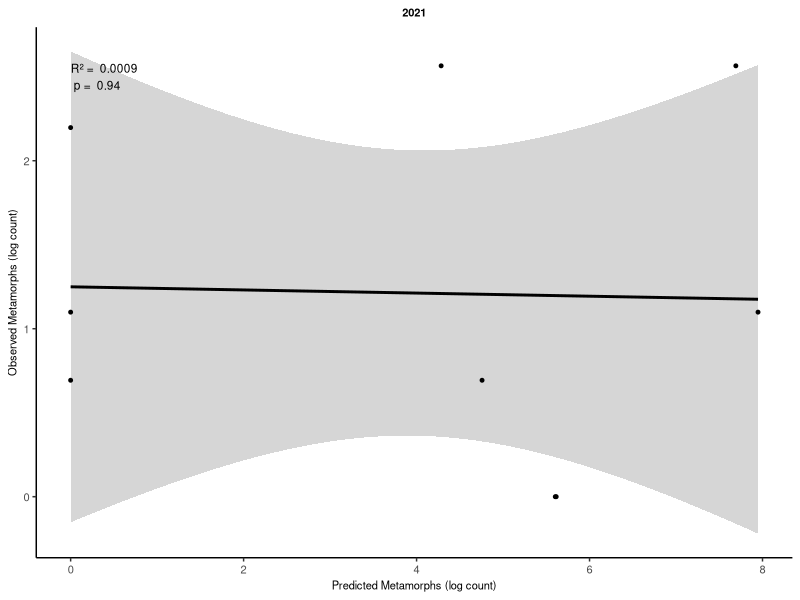
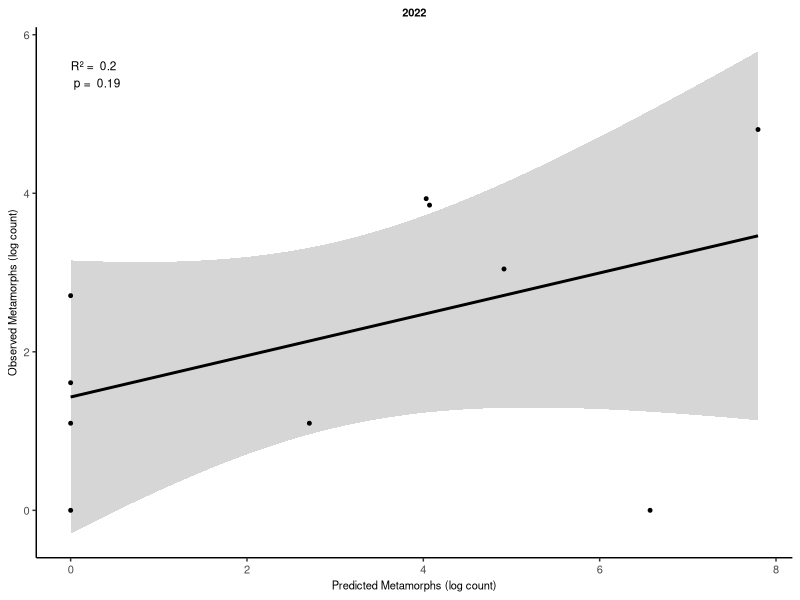
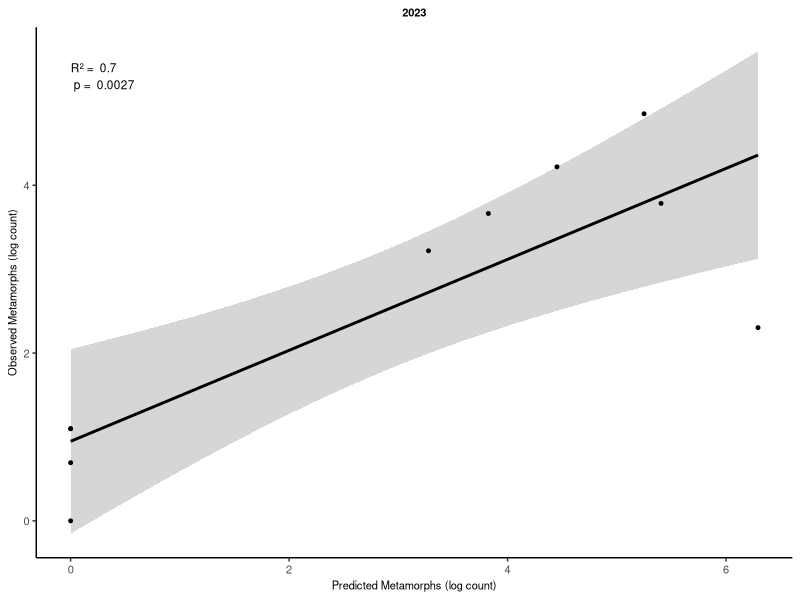
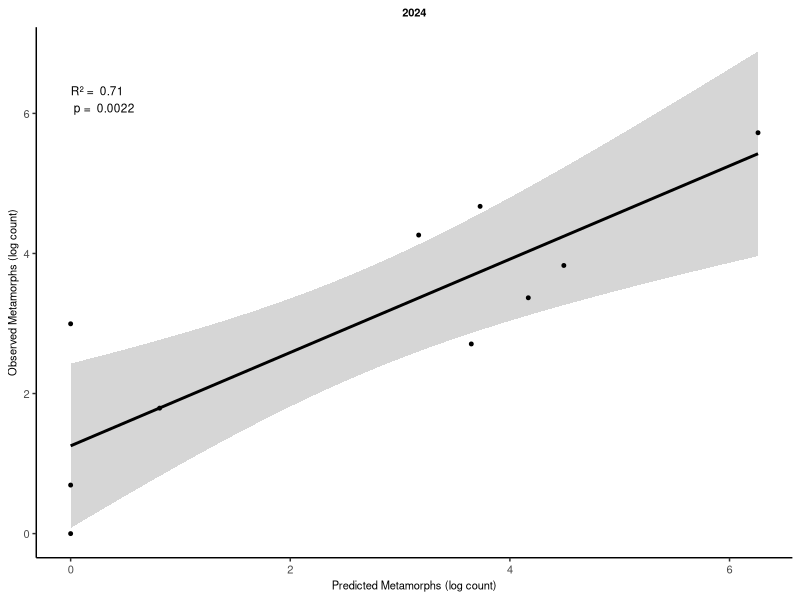
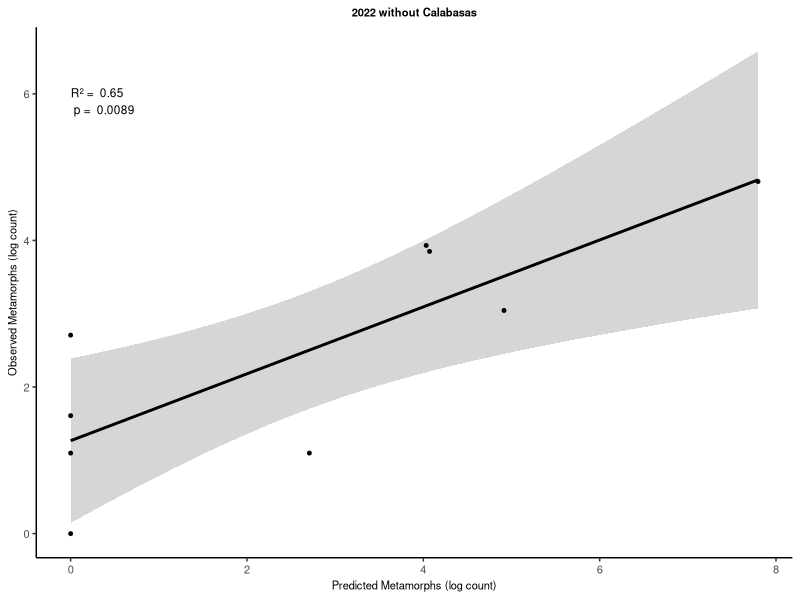
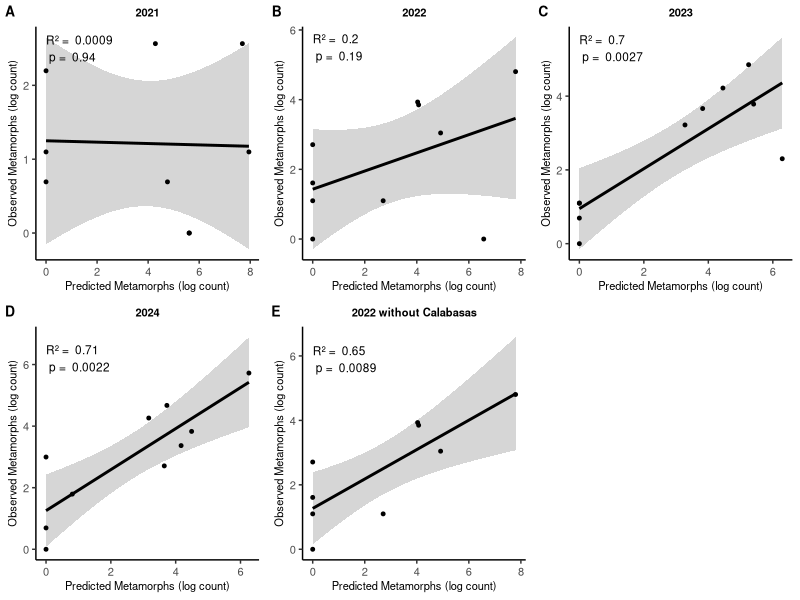
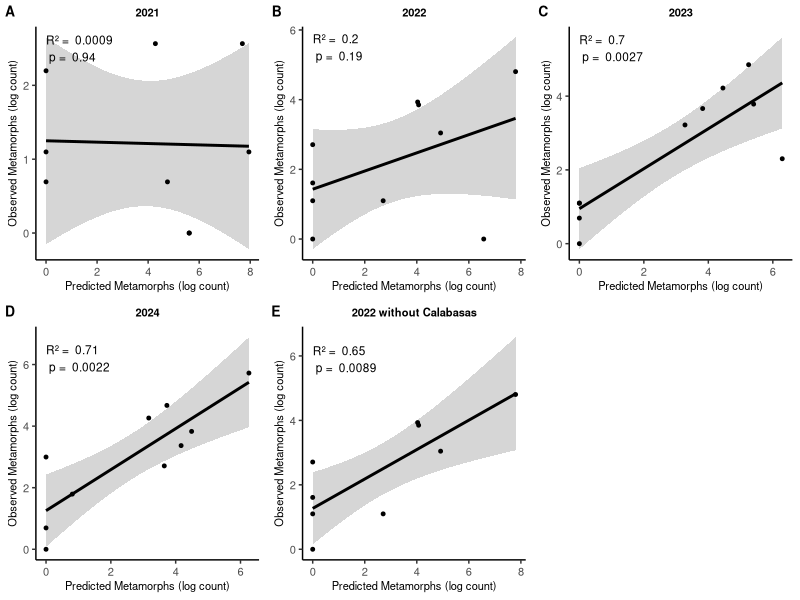
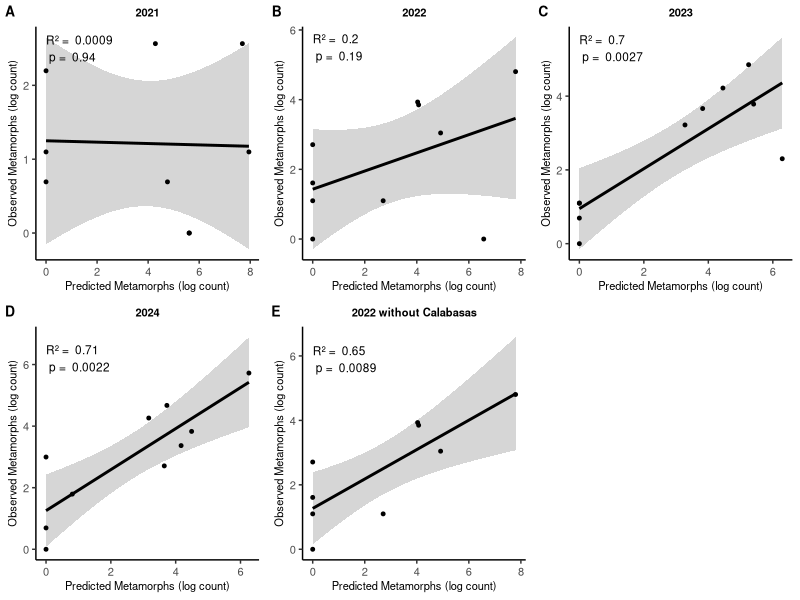

Write the R code that produced these figures, in order. (Note: this script raises an error after producing the figures.)
#Making nice correlation plots for recruitment correlation
library(tidyverse)
library(ggpubr)
library(writexl)
df <- read_csv("Data/Larval_Correlations_Sum_Density.csv")

#Subsetting the data by year
data2021 <- df %>%
  filter(Year == 2021) %>%
  dplyr::select(Pond, Metamorph_Estimate, Drift_Fence_Actual_Count)

data2022 <- df %>%
  filter(Year == 2022) %>%
  dplyr::select(Pond, Metamorph_Estimate, Drift_Fence_Actual_Count)

data2023 <- df %>%
  filter(Year == 2023) %>%
  dplyr::select(Pond, Metamorph_Estimate, Drift_Fence_Actual_Count)

data2024 <- df %>%
  filter(Year == 2024) %>%
  dplyr::select(Pond, Metamorph_Estimate, Drift_Fence_Actual_Count)


#2021 Model
model2021 <- lm(log(Drift_Fence_Actual_Count+1) ~ log(Metamorph_Estimate+1), data = data2021)
summary(model2021)

#2022 Model
model2022 <- lm(log(Drift_Fence_Actual_Count+1) ~ log(Metamorph_Estimate+1), data = data2022)
summary(model2022)

#2023 Model
model2023 <- lm(log(Drift_Fence_Actual_Count+1) ~ log(Metamorph_Estimate+1), data = data2023)
summary(model2023)

#2024 Model
model2024 <- lm(log(Drift_Fence_Actual_Count) ~ log(Metamorph_Estimate+1), data = data2024)
summary(model2024)

summary2021 <- summary(model2021)
summary2022 <- summary(model2022)
summary2023 <- summary(model2023)
summary2024 <- summary(model2024)

p_value2021 <- coef(summary(model2021))[2, 4]
p_value2022 <- coef(summary(model2022))[2, 4]
p_value2023 <- coef(summary(model2023))[2, 4]
p_value2024 <- coef(summary(model2024))[2, 4]


options(scipen = 999)

#2021 Plot
plot1 <- ggplot(data2021, aes(x = log(Metamorph_Estimate+1), y = log(Drift_Fence_Actual_Count+1))) +
  stat_smooth(method = "lm", color = "black")+
  labs(x = "Predicted Metamorphs (log count)",
       y = "Observed Metamorphs (log count)",
       title = "2021")+
  theme_classic() +
  theme(plot.title = element_text(size = 8, hjust = 0.5, face = "bold"), 
        axis.text = element_text(size = 8), 
        axis.title = element_text(size = 8)) +
  annotate("text", x = 0, y = 2.5, hjust = 0, label = paste("R² = ", signif(summary2021$r.squared, 1), "\n", "p = ", signif(p_value2021, 2)),
           size = 3, color = "black") +
  geom_point(size = 1) 

plot1

?annotate
#2022 Plot
plot2 <- ggplot(data2022, aes(x = log(Metamorph_Estimate+1), y = log(Drift_Fence_Actual_Count+1))) +
  stat_smooth(method = "lm", color = "black")+
  labs(x = "Predicted Metamorphs (log count)",
       y = "Observed Metamorphs (log count)",
       title = "2022")+
  theme_classic() +
  theme(plot.title = element_text(size = 8, hjust = 0.5, face = "bold"), 
        axis.text = element_text(size = 8), 
        axis.title = element_text(size = 8)) +
  geom_point(size = 1) +
  annotate("text", x = 0, y = 5.5, hjust = 0, label = paste("R² = ", signif(summary2022$r.squared, 2), "\n", "p = ", signif(p_value2022, 2)),
           size = 3, color = "black")

plot2


#2023 Plot
plot3 <- ggplot(data2023, aes(x = log(Metamorph_Estimate+1), y = log(Drift_Fence_Actual_Count+1))) +
  stat_smooth(method = "lm", color = "black")+
  labs(x = "Predicted Metamorphs (log count)",
       y = "Observed Metamorphs (log count)",
       title = "2023")+
  theme_classic() +
  theme(plot.title = element_text(size = 8, hjust = 0.5, face = "bold"), 
        axis.text = element_text(size = 8), 
        axis.title = element_text(size = 8)) +
  geom_point(size = 1) +
  annotate("text",x = 0, y = 5.3, hjust = 0, label = paste("R² = ", signif(summary2023$r.squared, 2), "\n", "p = ", signif(p_value2023, 2)),
           size = 3, color = "black")
plot3


#2024 Plot
plot4 <- ggplot(data2024, aes(x = log(Metamorph_Estimate+1), y = log(Drift_Fence_Actual_Count))) +
  stat_smooth(method = "lm", colour = "black")+
  labs(x = "Predicted Metamorphs (log count)",
       y = "Observed Metamorphs (log count)",
       title = "2024")+
  theme_classic() +
  theme(plot.title = element_text(size = 8, hjust = 0.5, face = "bold"), 
        axis.text = element_text(size = 8), 
        axis.title = element_text(size = 8))+
  geom_point(size = 1) +
  annotate("text",  x = 0, y = 6.2, hjust = 0, label = paste("R² = ", signif(summary2024$r.squared, 2), "\n", "p = ", signif(p_value2024, 2)),
           size = 3, color = "black") 
plot4



#2022 without Calabasas
data2022NoCalabasas <- df %>%
  filter(Year == 2022, Pond != "Calabasas") %>%
  dplyr::select(Pond, Metamorph_Estimate, Drift_Fence_Actual_Count)


model2022NoCalabasas <- lm(log(Drift_Fence_Actual_Count+1) ~ log(Metamorph_Estimate+1), data = data2022NoCalabasas)
summary(model2022NoCalabasas)

summary2022NoCalabasas <- summary(model2022NoCalabasas)
p_value2022NoCalabasas <- coef(summary(model2022NoCalabasas))[2, 4]



plot5 <- ggplot(data2022NoCalabasas, aes(x = log(Metamorph_Estimate+1), y = log(Drift_Fence_Actual_Count+1))) +
  stat_smooth(method = "lm", color = "black")+
  labs(x = "Predicted Metamorphs (log count)",
       y = "Observed Metamorphs (log count)",
       title = "2022 without Calabasas")+
  theme_classic() +
  theme(plot.title = element_text(size = 8, hjust = 0.5, face = "bold"), 
        axis.text = element_text(size = 8), 
        axis.title = element_text(size = 8)) +
  geom_point(size = 1) +
  annotate("text", 
           x = 0, 
           y = 5.9, 
           hjust = 0, 
           label = paste("R² = ", signif(summary2022NoCalabasas$r.squared, 2), "\n", "p = ", signif(p_value2022NoCalabasas, 2)),
           size = 3, 
           color = "black")
plot5



multiPlot <- cowplot::plot_grid(plot1, plot2, plot3, plot4, plot5,
                                nrow = 2,
                                ncol = 3,
                                labels = "AUTO",
                                label_size = 10)
multiPlot
ggsave("Figures/drift_fence_correlations.jpg", multiPlot, width = 30, height = 20)
ggsave("Figures/drift_fence_correlations.tiff", multiPlot, 
       dpi = 1200,
       width = 190, 
       height = 150,
       units = "mm")
ggsave("Figures/drift_fence_correlations.jpeg", multiPlot, 
       dpi = 1200,
       width = 190, 
       height = 150,
       units = "mm")


#Now assessing all years pooled
all_years <- lm(log(Drift_Fence_Actual_Count+1) ~ log(Metamorph_Estimate+1), data = df)
summary(all_years)
df$residuals <- all_years$residuals
write_xlsx(df, path = "Data/drift_fence_correlation_residuals.xlsx")

## Quadratic model showing residuals vs. depth
## This is done to demonstrate the predcitive ability of our metric
## Based on this, we can see that the model is not reliable at very shallow 
## ponds, but at intermediate and deep ponds, it does not significantly differ.
quadratic_model <- lm(residuals ~ poly(depth,2) , 
                    data = df, 
                    na.action = na.exclude)
summary(quadratic_model)

  
residuals_vs_depth_plot <- ggplot(df, aes(x = depth, y = residuals)) +
  geom_point(aes(x = depth, y = residuals)) +
  stat_smooth(method = "lm", formula = y ~ poly(x,2), size = 1, color = "black") +
  labs(x = "Depth (cm)",
       y = "Residuals") +
  theme_classic()

residuals_vs_depth_plot

ggsave("Figures/residuals_vs_depth.png", residuals_vs_depth_plot)
ggsave("Figures/residuals_vs_depth.tiff", residuals_vs_depth_plot,
       dpi = 1200,
       width = 190, 
       height = 150,
       units = "mm")


##Returning the slope of the regression to calculate trespass rate
all_years_slope <- coef(all_years)[2]
##Slope is 0.24
